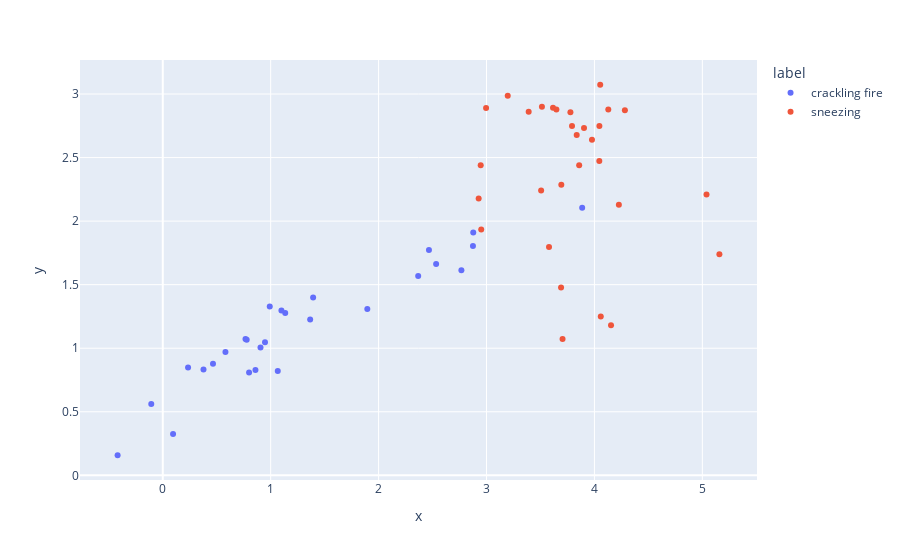

Source (notebook cell):
### Code cell
plot_latent_space(encoder, train, show_labels = {'sneezing':1, 'crackling_fire':1}, numeric_labels = False, expected_shape = (1,64,128,1))

### Figure 1 — Plotly figure (JSON) as saved in the notebook; plotly's stock layout.template omitted (floating-point values rounded to 4 significant figures)
{"data": [{"hovertemplate": "label=crackling fire<br>x=%{x}<br>y=%{y}<extra></extra>", "legendgroup": "crackling fire", "marker": {"color": "#636efa", "opacity": 1, "symbol": "circle"}, "mode": "markers", "name": "crackling fire", "orientation": "v", "showlegend": true, "type": "scatter", "x": [0.09546, 0.9474, 2.367, 0.8589, 1.366, 0.5809, 1.393, 2.533, 0.9057, -0.1063, 3.886, 1.895, 1.066, 2.467, 0.3774, 2.767, 0.8, 0.2345, 0.7665, 1.135, 0.4655, 2.877, 0.9915, 0.7777, -0.4185, 2.874, 1.1], "xaxis": "x", "y": [0.3253, 1.047, 1.569, 0.8286, 1.226, 0.9708, 1.398, 1.663, 1.006, 0.5609, 2.105, 1.309, 0.8213, 1.773, 0.8316, 1.614, 0.8085, 0.8492, 1.073, 1.276, 0.8778, 1.91, 1.328, 1.068, 0.1578, 1.804, 1.296], "yaxis": "y"}, {"hovertemplate": "label=sneezing<br>x=%{x}<br>y=%{y}<extra></extra>", "legendgroup": "sneezing", "marker": {"color": "#EF553B", "opacity": 1, "symbol": "circle"}, "mode": "markers", "name": "sneezing", "orientation": "v", "showlegend": true, "type": "scatter", "x": [4.154, 5.039, 4.282, 3.616, 3.506, 3.693, 2.946, 4.128, 4.046, 4.059, 3.792, 3.513, 5.158, 4.054, 2.996, 3.391, 3.859, 3.904, 2.951, 2.927, 3.648, 3.579, 3.197, 3.704, 3.777, 3.691, 3.977, 4.226, 3.836, 4.045], "xaxis": "x", "y": [1.18, 2.209, 2.873, 2.891, 2.241, 2.286, 2.44, 2.878, 2.749, 1.25, 2.748, 2.9, 1.74, 3.073, 2.89, 2.86, 2.44, 2.733, 1.934, 2.179, 2.878, 1.797, 2.987, 1.073, 2.857, 1.478, 2.64, 2.128, 2.678, 2.472], "yaxis": "y"}], "layout": {"legend": {"title": {"text": "label"}, "tracegroupgap": 0}, "margin": {"t": 60}, "xaxis": {"anchor": "y", "domain": [0, 1], "title": {"text": "x"}}, "yaxis": {"anchor": "x", "domain": [0, 1], "title": {"text": "y"}}}}
